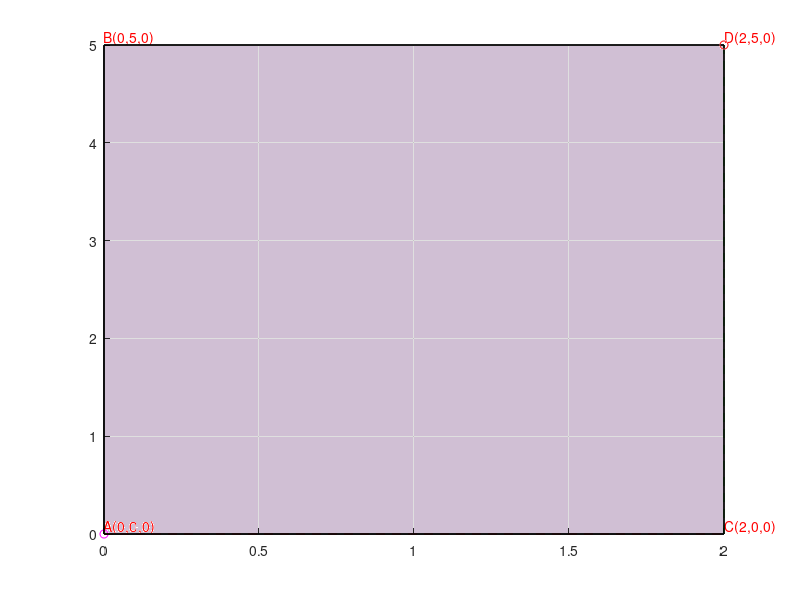

This chart was generated by the following MATLAB code: (Note: this script raises an error after producing the figure.)
%Graicas en 3 dimensiones
%En 3D se puede Graficar puntos
%En 3D se puede Graficar lineas
%En 3D se puede Graficar superficies
%En 3D se puede Graficar solidos

hold on
grid on
plot3(0,0,0,'om')
plot3(2,5,3,'or')
plot3([0 2],[0 0],[0 0],'--r');
plot3([2 2],[0 5],[0 0],'--g');
plot3([2 2],[5 5],[0 3],'--b');
text(0,0,0,'A(0,0,0)','Fontsize',10,'color',[1 0 0],'VerticalAlignment','bottom');
text(0,5,0,'B(0,5,0)','Fontsize',10,'color',[1 0 0],'VerticalAlignment','bottom');
text(2,0,0,'C(2,0,0)','Fontsize',10,'color',[1 0 0],'VerticalAlignment','bottom');
text(2,5,0,'D(2,5,0)','Fontsize',10,'color',[1 0 0],'VerticalAlignment','bottom');
%x=[Ax Bx;Cx Dx] y=[Ay By;Cy Dy] z=[Az Bz;Cz Dz]
%x=[Ax Cx;Bx Dx] y=[Ay Cy;By Dy] z=[Az Cz;Dz Dz]
x=[0 0;2 2];
y=[0 5;0 5];
z=[0 0;0 0];
surf(x,y,z,'FaceAlpha',0.25)

x=[0 0;2 2];
y=[5 5;5 5];
z=[0 3;0 3];
surf(x,y,z,'FaceAlpha',0.25)
x=[0 0;0 0];
y=[0 0;5 5];
z=[0 3;0 3];
surf(x,y,z,'FaceAlpha',0.25)
x=[2 2;0 0];
y=[0 0;0 0];
z=[0 3;0 3];
surf(x,y,z,'FaceAlpha',0.25)
x=[2 2;2 2];
y=[5 5;0 0];
z=[0 3;0 3];
surf(x,y,z,'FaceAlpha',0.25)
view ax2